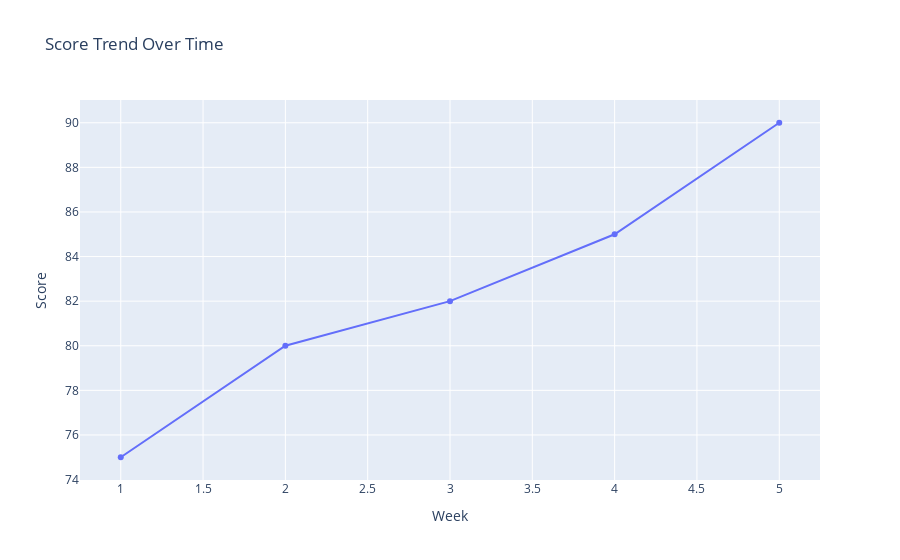

Source (notebook cell):
### Code cell
# Line plot
time_data = {'Week': [1, 2, 3, 4, 5],
             'Score': [75, 80, 82, 85, 90]}
df_time = pd.DataFrame(time_data)

fig = px.line(df_time, x='Week', y='Score', title='Score Trend Over Time', markers=True)
fig.show()

### Figure 1 — Plotly figure (JSON) as saved in the notebook; plotly's stock layout.template omitted (floating-point values rounded to 4 significant figures)
{"data": [{"hovertemplate": "Week=%{x}<br>Score=%{y}<extra></extra>", "legendgroup": "", "line": {"color": "#636efa", "dash": "solid"}, "marker": {"symbol": "circle"}, "mode": "lines+markers", "name": "", "orientation": "v", "showlegend": false, "type": "scatter", "x": [1, 2, 3, 4, 5], "xaxis": "x", "y": [75, 80, 82, 85, 90], "yaxis": "y"}], "layout": {"legend": {"tracegroupgap": 0}, "title": {"text": "Score Trend Over Time"}, "xaxis": {"anchor": "y", "domain": [0, 1], "title": {"text": "Week"}}, "yaxis": {"anchor": "x", "domain": [0, 1], "title": {"text": "Score"}}}}
